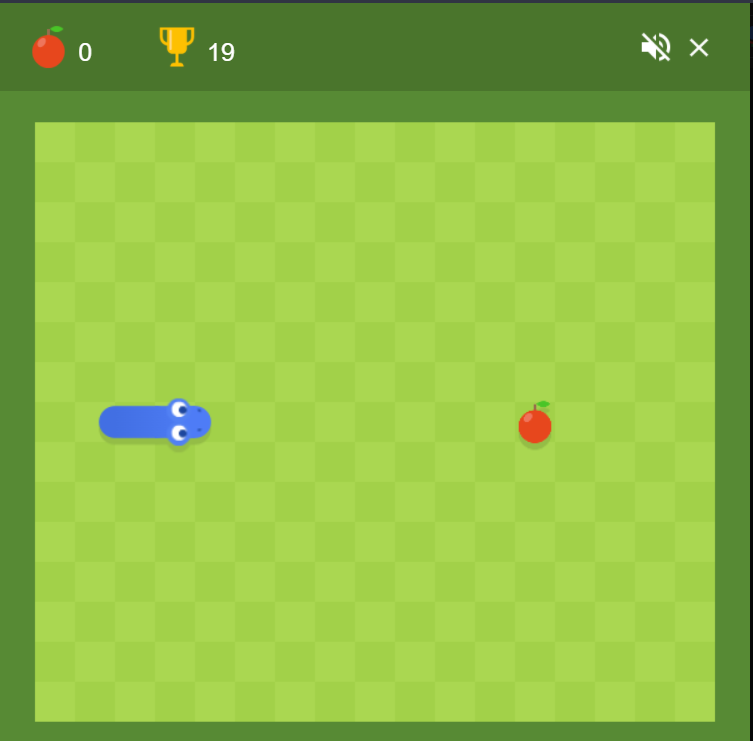
#> input picture Preuve de concept/images/SnakeSimple.png, 753 x 741 px
$ python ConceptLecureImage.py
#> lines starting #> are read from the running program, lines starting #| are printed output that depends on the picture; after the words box and inside, x2 and y2 are one past the last pixel; in counts of white or black regions, pixels touching at a corner belong together
import cv2
import numpy as np

image_jeu = cv2.imread("images/SnakeSimple.png",cv2.IMREAD_GRAYSCALE)
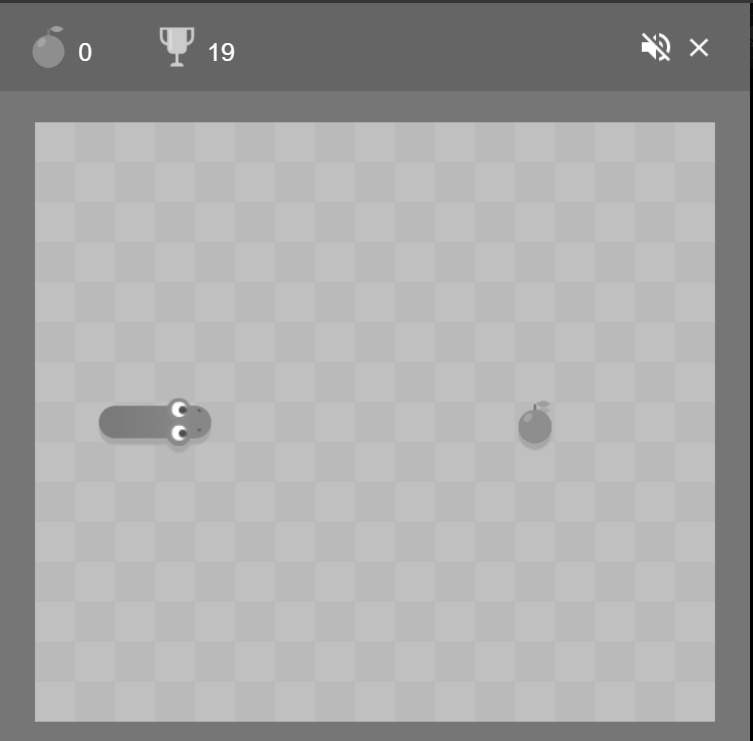
#> image_jeu: shape (741, 753); min 0, max 255, mean 167.1
image_ennemie = cv2.imread("images/pomme.png",cv2.IMREAD_GRAYSCALE)
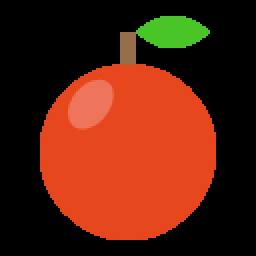
#> input picture Preuve de concept/images/pomme.png, 128 x 128 px (shown 2 times larger)
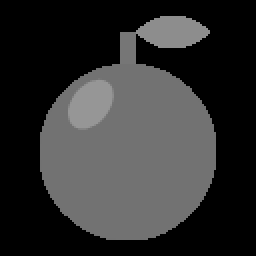
#> image_ennemie: shape (128, 128) (shown 2 times larger); min 0, max 150, mean 48.8


# [10 lines of commented-out code are left out]
result = cv2.matchTemplate(image_jeu, image_ennemie, cv2.TM_CCOEFF_NORMED)
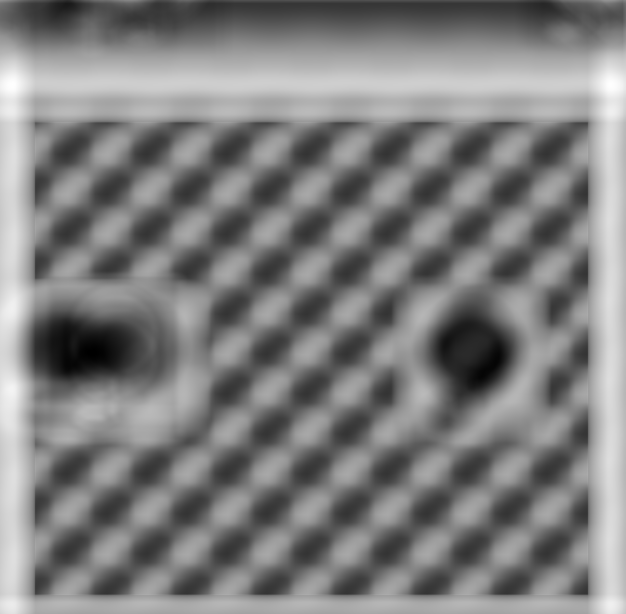
#> result: shape (614, 626) float32; min -0.375, max 0.492, mean 0.0587; drawn with min black and max white
min_val, max_val, min_loc, max_loc = cv2.minMaxLoc(result)
#> min_val = -0.375; max_val = 0.492; min_loc = (93, 352); max_loc = (12, 84)
w = image_ennemie.shape[1]
#> w = 128
h = image_ennemie.shape[0]
#> h = 128


threshold = .30
yloc, xloc = np.where(result >= threshold)

for (x, y) in zip(xloc, yloc):
    cv2.rectangle(image_jeu, (x, y), (x + 30, y + 30), (0,255,255), 2)
#> this loop made 31361 passes
#> (x, y) on passes 1 to 3: (607, 57), (608, 57), (609, 57)
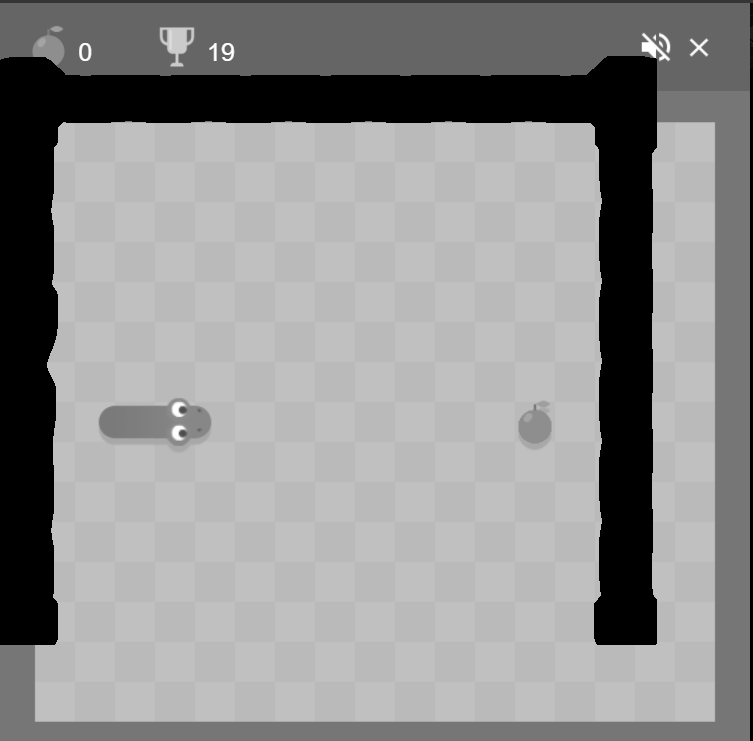
#> image_jeu: shape (741, 753); 16.13% of pixels changed, all inside (x1, y1, x2, y2) = (0, 56, 657, 645)


# cv2.rectangle(image_jeu, max_loc, (max_loc[0] + w, max_loc[1] + h), (0,255,255), 2)
cv2.imshow("Comparaison",image_jeu)
cv2.waitKey()
cv2.destroyAllWindows()
